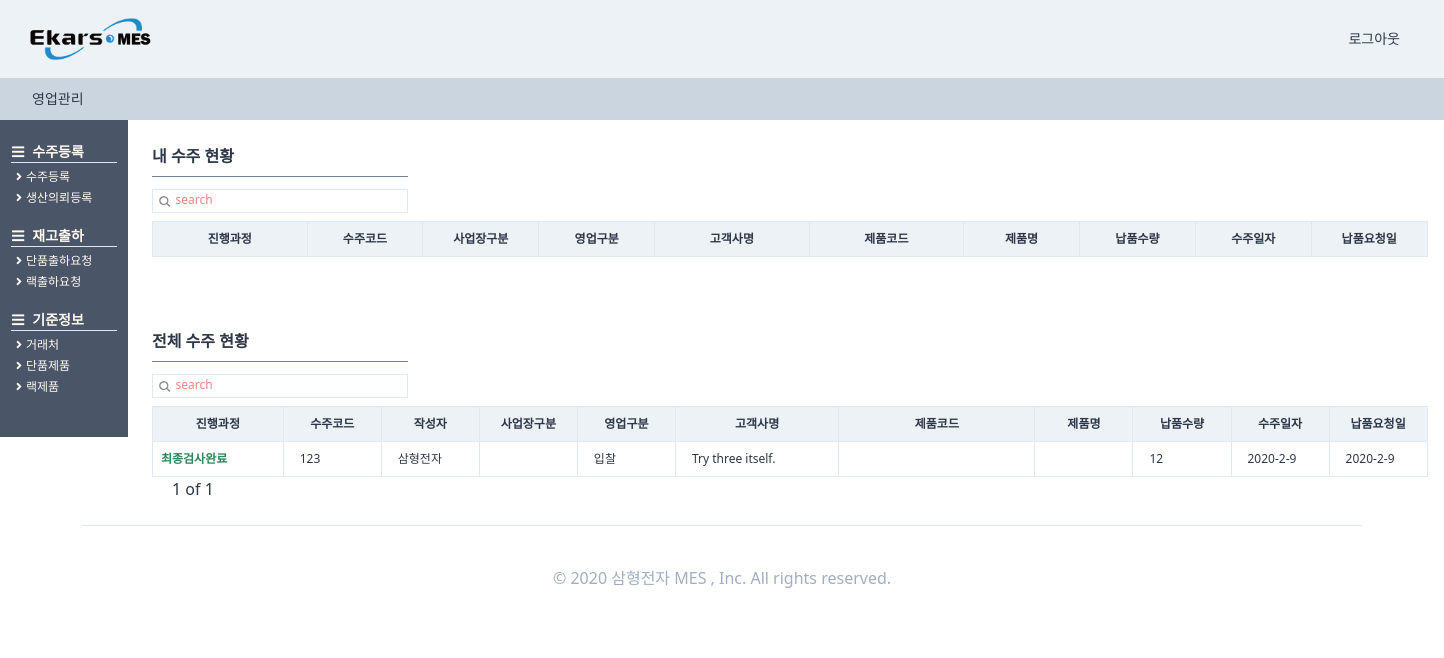
Before: /orders/ordershome/ (signed in) with the older database file.
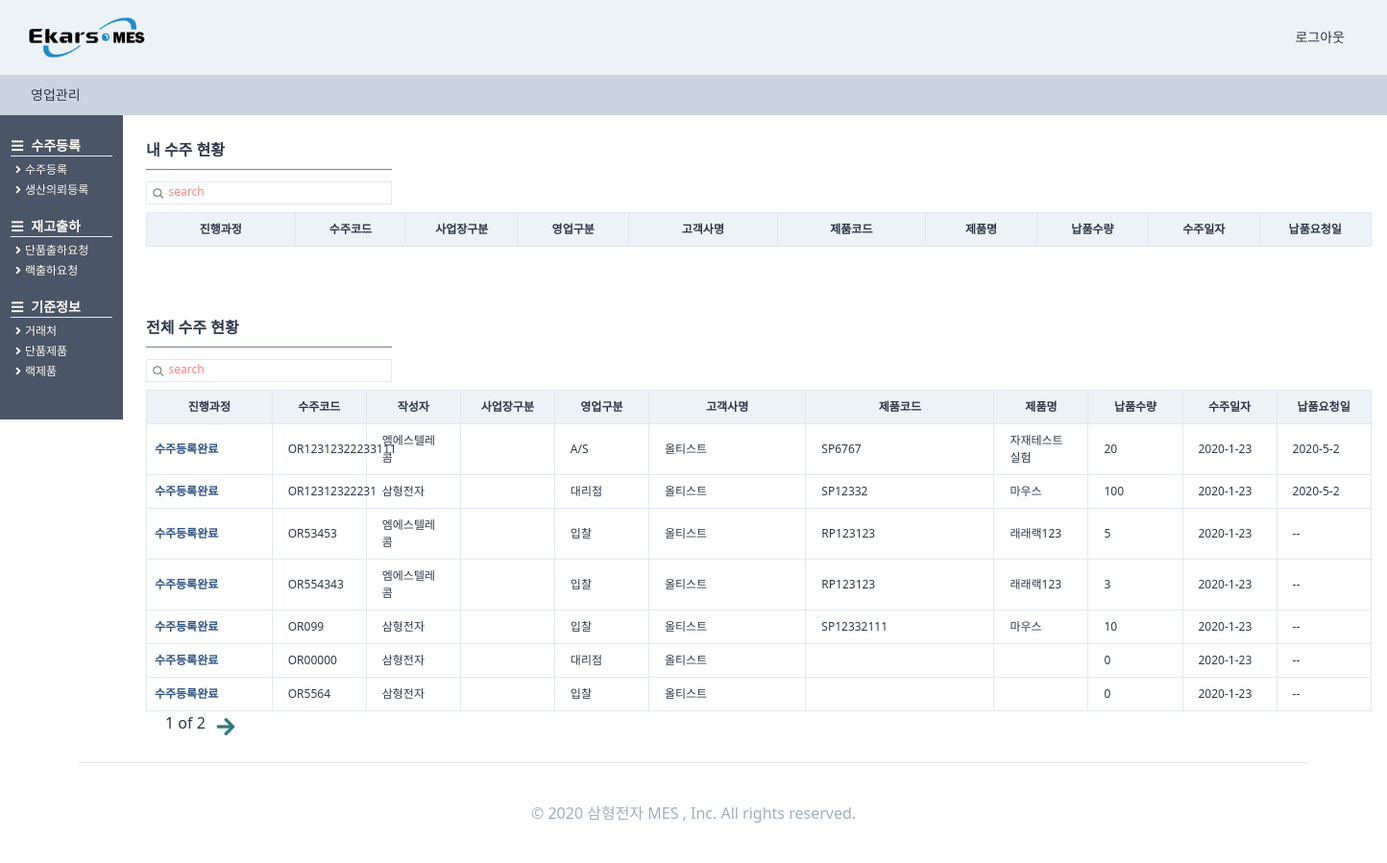
After: the same page with the newer database file.
### orders/models.py (models this page shows, shortened)
class OrderRegister(TimeStampedModel):
    입찰 = "입찰"
    대리점 = "대리점"
    AS = "A/S"
    내부계획 = "내부계획"
    영업구분_CHOICES = ((입찰, "입찰"), (대리점, "대리점"), (AS, "A/S"), (내부계획, "내부계획"))
    삼형전자 = "삼형전자"
    엠에스텔레콤 = "엠에스텔레콤"
    사업장구분_CHOICES = (
        (삼형전자, "삼형전자"),
        (엠에스텔레콤, "엠에스텔레콤"),
    )
    단품 = "단품"
    랙 = "랙"
    제품구분_CHOICES = (
        (단품, "단품"),
        (랙, "랙"),
    )
    작성자 = models.ForeignKey(
        users_models.User,
        related_name="수주등록",
        on_delete=models.SET_NULL,
        null=True,
        blank=True,
    )
    수주코드 = models.CharField(max_length=50)
    영업구분 = models.CharField(choices=영업구분_CHOICES, max_length=10, blank=True, default=입찰)
    제품구분 = models.CharField(choices=제품구분_CHOICES, max_length=10, blank=True, default=단품)
    사업장구분 = models.CharField(
        choices=사업장구분_CHOICES, max_length=10, blank=True, default=삼형전자
    )
    수주일자 = models.DateField(auto_now=False, auto_now_add=False)
    고객사명 = models.ForeignKey(
        SI_models.CustomerPartner,
        related_name="수주등록",
        on_delete=models.SET_NULL,
        null=True,
        blank=True,
    )
    현장명 = models.CharField(max_length=50)
    납품요청일 = models.DateField(auto_now=False, auto_now_add=False, blank=True, null=True)
    납품수량 = models.IntegerField()
    특이사항 = models.TextField(blank=True)
    단품모델 = models.ForeignKey(
        SI_models.SingleProduct,
        related_name="수주등록",
        on_delete=models.SET_NULL,
        null=True,
        blank=True,
    )
    랙모델 = models.ForeignKey(
        SI_models.RackProduct,
        related_name="수주등록",
        on_delete=models.SET_NULL,
        null=True,
        blank=True,
    )
    class Meta:
        verbose_name = "수주등록"
        verbose_name_plural = "수주등록"
    def process(self):
        try:
            pro = self.생산요청
            try:
                cess = self.생산요청.생산계획.현재공정
                pro = self.생산요청.생산계획.현재공정달성율
                try:
                    pro = self.생산요청.생산계획.작업지시서.작업지시서등록.최종검사
                    try:
                        pro = self.생산요청.생산계획.작업지시서.작업지시서등록.최종검사.최종검사등록
                        return "최종검사완료"
                    except:
                        return "최종검사의뢰완료"
                except:
                    return f"생산중({cess}:{pro})"
            except:
                return "생산의뢰완료"
        except:
            return "수주등록완료"

### producemanages/models.py (models this page shows, shortened)
class ProduceRegister(TimeStampedModel):
    예비작업 = "예비작업"
    조립 = "조립"
    검사 = "검사"
    현재공정_CHOICES = (
        (예비작업, "예비작업"),
        (조립, "조립"),
        (검사, "검사"),
    )
    사영 = "0%"
    사일 = "25%"
    사이 = "50%"
    사삼 = "75%"
    사사 = "100%"
    현재공정달성율_CHOICES = (
        (사영, "0%"),
        (사일, "25%"),
        (사이, "50%"),
        (사삼, "75%"),
        (사사, "100%"),
    )
    생산계획등록코드 = models.CharField(max_length=50)
    생산의뢰 = models.OneToOneField(
        orders_models.OrderProduce,
        related_name="생산계획",
        on_delete=models.SET_NULL,
        null=True,
    )
    현재공정 = models.CharField(
        choices=현재공정_CHOICES, max_length=10, null=True, blank=True, default=예비작업
    )
    현재공정달성율 = models.CharField(
        choices=현재공정달성율_CHOICES, max_length=10, null=True, blank=True, default=사영
    )
    계획생산량 = models.IntegerField(null=True)
    일일생산량 = models.IntegerField(null=True)
    누적생산량 = models.IntegerField(null=True, blank=True)
    특이사항 = models.CharField(max_length=100, null=True, blank=True)
    class Meta:
        verbose_name = "생산계획등록"
        verbose_name_plural = "생산계획등록"
    def successrate(self):
        if self.누적생산량 is None:
            return f"0%"
        else:
            rate = (self.누적생산량 / self.계획생산량) * 100
            rate = round(rate, 2)
            return f"{rate}%"
    successrate.short_description = "계획 생산량 달성율"

### StandardInformation/models.py (models this page shows, shortened)
class CustomerPartner(TimeStampedModel):
    고객 = "고객"
    대리점 = "대리점"
    공급처 = "공급처"
    거래처_CHOICES = (
        (고객, "고객"),
        (대리점, "대리점"),
        (공급처, "공급처"),
    )
    고객작성자 = models.ForeignKey(
        "users.User", related_name="고객거래처작성자", on_delete=models.SET_NULL, null=True
    )
    작성일 = models.DateField(auto_now=True, auto_now_add=False)
    거래처구분 = models.CharField(choices=거래처_CHOICES, max_length=4, default=공급처)
    거래처코드 = models.CharField(max_length=50, null=True)
    거래처명 = models.CharField(max_length=70, null=True)
    사업자등록번호 = models.CharField(max_length=50, null=True)
    고객담당자 = models.ForeignKey(
        "users.User", related_name="고객거래처담당자", on_delete=models.SET_NULL, null=True
    )
    연락처 = models.CharField(max_length=50, blank=True)
    이메일 = models.EmailField(max_length=254)
    사업장주소 = models.CharField(max_length=70, blank=True, null=True)
    사업자등록증첨부 = models.FileField(blank=True, null=True)
    특이사항 = models.TextField(blank=True, null=True)
    사용여부 = models.BooleanField(default=False)
    class Meta:
        verbose_name = "고객"
        verbose_name_plural = "고객"
    def __str__(self):
        return self.거래처명

class SingleProduct(TimeStampedModel):
    작성자 = models.ForeignKey(
        "users.User", related_name="단품제품작성자", on_delete=models.SET_NULL, null=True
    )
    작성일 = models.DateField(auto_now=True, auto_now_add=False)
    모델코드 = models.CharField(max_length=80, blank=True)
    모델명 = models.CharField(max_length=30, blank=True)
    규격 = models.CharField(max_length=80, blank=True)
    단위 = models.CharField(max_length=10, blank=True)
    단가 = models.IntegerField(null=True)
    class Meta:
        verbose_name = "단품제품"
        verbose_name_plural = "단품제품"

class RackProduct(TimeStampedModel):
    작성자 = models.ForeignKey(
        "users.User", related_name="랙제품작성자", on_delete=models.SET_NULL, null=True
    )
    작성일 = models.DateField(auto_now=True, auto_now_add=False)
    랙시리얼코드 = models.CharField(max_length=40, blank=True)
    랙모델명 = models.CharField(max_length=60, blank=True)
    규격 = models.CharField(max_length=30, blank=True)
    단위 = models.CharField(max_length=30, blank=True)
    단가 = models.IntegerField(null=True)
    class Meta:
        verbose_name = "랙제품"
        verbose_name_plural = "랙제품"

### orders/views.py (the view, shortened to what this page needs)
# urls.py: path("ordershome/", views.ordershome, name="ordershome"),
def ordershome(request):
    user = request.user
    search_m = request.GET.get("search_m")
    search = request.GET.get("search")
    if search_m is None:
        order_m = models.OrderRegister.objects.filter(작성자=user).order_by("-created")
        s_bool_m = False
    if search is None:
        order = models.OrderRegister.objects.all().order_by("-created")
        s_bool = False
    pagediv = 7
    totalpage_m = int(math.ceil(len(order_m) / pagediv))
    paginator_m = Paginator(order_m, pagediv, orphans=3)
    page_m = request.GET.get("page_m", "1")
    order_m = paginator_m.get_page(page_m)
    nextpage_m = int(page_m) + 1
    previouspage_m = int(page_m) - 1
    notsamebool_m = True
    totalpage = int(math.ceil(len(order) / pagediv))
    paginator = Paginator(order, pagediv, orphans=3)
    page = request.GET.get("page", "1")
    order = paginator.get_page(page)
    nextpage = int(page) + 1
    previouspage = int(page) - 1
    notsamebool = True
    if int(page_m) == totalpage_m:
        notsamebool_m = False
    if (search_m is None) or (search_m == ""):
        search_m = "search"
    if int(page) == totalpage:
        notsamebool = False
    if (search is None) or (search == ""):
        search = "search"
    return render(
        request,
        "orders/ordershome.html",
        {
            "order_m": order_m,
            "search_m": search_m,
            "page_m": page_m,
            "totalpage_m": totalpage_m,
            "notsamebool_m": notsamebool_m,
            "nextpage_m": nextpage_m,
            "previouspage_m": previouspage_m,
            "s_bool_m": s_bool_m,
            "order": order,
            "search": search,
            "page": page,
            "totalpage": totalpage,
            "notsamebool": notsamebool,
            "nextpage": nextpage,
            "previouspage": previouspage,
            "s_bool": s_bool,
            "최종검사완료": "최종검사완료",
            "최종검사의뢰완료": "최종검사의뢰완료",
            "수주등록완료": "수주등록완료",
            "생산의뢰완료": "생산의뢰완료",
        },
    )

### templates/orders/ordershome.html (shortened to what the changed rows need)
{%extends "base.html"%}
{%load static%}
{% block content %}
<div class="flex">
    {%block main_contens%}
    <div class="flex flex-col">
        <div class="w-11/12 h-full ml-32 -mt-6 font-semibold pt-12 flex flex-col">
            <div class="flex flex-col">
                <div class="p-6">
                    <div class="flew flex-col">
                        <table class="table-fixed font-light text-xs w-full">
                            <thead>
                                <tr>
                                    <th class="border bg-gray-200 px-2 py-2 w-32">진행과정</th>
                                    <th class="border bg-gray-200 px-4 py-2 w-24">수주코드</th>
                                    <th class="border bg-gray-200 px-4 py-2 w-24">사업장구분</th>
                                    <th class="border bg-gray-200 px-4 py-2 w-24">영업구분</th>
                                    <th class="border bg-gray-200 px-4 py-2 w-32">고객사명</th>
                                    <th class="border bg-gray-200 px-4 py-2 w-32">제품코드</th>
                                    <th class="border bg-gray-200 px-4 py-2 w-24">제품명</th>
                                    <th class="border bg-gray-200 px-4 py-2 w-24">납품수량</th>
                                    <th class="border bg-gray-200 px-4 py-2 w-24">수주일자</th>
                                    <th class="border bg-gray-200 px-4 py-2 w-24">납품요청일</th>
                                </tr>
                            </thead>
                        </table>
                    </div>
                </div>
            </div>
        </div>
        <div class="w-11/12 h-full ml-32 -mt-6 font-semibold pt-12 flex flex-col">
            <div class="flex flex-col">
                <div class="p-6">
                    <div class="flew flex-col">
                        <table class="table-fixed font-light text-xs w-full">
                            <thead>
                                <tr>
                                    <th class="border bg-gray-200 px-2 py-2 w-32">진행과정</th>
                                    <th class="border bg-gray-200 px-4 py-2 w-24">수주코드</th>
                                    <th class="border bg-gray-200 px-4 py-2 w-24">작성자</th>
                                    <th class="border bg-gray-200 px-4 py-2 w-24">사업장구분</th>
                                    <th class="border bg-gray-200 px-4 py-2 w-24">영업구분</th>
                                    <th class="border bg-gray-200 px-4 py-2 w-40">고객사명</th>
                                    <th class="border bg-gray-200 px-4 py-2 w-48">제품코드</th>
                                    <th class="border bg-gray-200 px-4 py-2 w-24">제품명</th>
                                    <th class="border bg-gray-200 px-4 py-2 w-24">납품수량</th>
                                    <th class="border bg-gray-200 px-4 py-2 w-24">수주일자</th>
                                    <th class="border bg-gray-200 px-4 py-2 w-24">납품요청일</th>
                                </tr>
                            </thead>
                            <tbody>
                                {%for list in order%}
                                <tr>
                                    <td class="border px-2 py-2 font-bold
                                        {%if list.process == 최종검사완료%}
                                        text-green-700
                                        {%endif%}
                                        {%if list.process == 수주등록완료%}
                                        text-blue-800
                                        {%endif%}
                                        text-red-700 ">
                                        {{list.process}}</td>
                                    <td class="border px-4 py-2 font-medium hover:text-blue-700 hover:font-bold"><a
                                            href="{%url "orders:orderdetail" list.pk %}">
                                            {{list.수주코드}}</a></td>
                                    <td class="border px-4 py-2">{{list.사업장구분}}</td>
                                    <td class="border px-4 py-2">{{list.작성자.first_name}}</td>
                                    <td class="border px-4 py-2">{{list.영업구분}}</td>
                                    <td class="border px-4 py-2">{{list.고객사명}}</td>
                                    {%if list.제품구분 == "단품"%}
                                    <td class="border px-4 py-2">{{list.단품모델.모델코드}}</td>
                                    <td class="border px-4 py-2">{{list.단품모델.모델명}}</td>
                                    {%else%}
                                    <td class="border px-4 py-2">{{list.랙모델.랙시리얼코드}}</td>
                                    <td class="border px-4 py-2">{{list.랙모델.랙모델명}}</td>
                                    {%endif%}
                                    <td class="border px-4 py-2">{{list.납품수량}}</td>
                                    <td class="border px-4 py-2">
                                        {{list.수주일자.year}}-{{list.수주일자.month}}-{{list.수주일자.day}}</td>
                                    <td class="border px-4 py-2">
                                        {{list.납품요청일.year}}-{{list.납품요청일.month}}-{{list.납품요청일.day}}</td>
                                </tr>
                                {%endfor%}
                            </tbody>
                        </table>
                        <div class="flex ml-2">
                            {%if totalpage != 0%}
                            <span class="mx-3 font-medium  text-base">{{page}} of
                                {{totalpage}}</span>
                            {% if notsamebool %}
                            {%if s_bool%}
                            <a href="?search={{search}}&page={{nextpage}}" class="text-teal-700"><i
                                    class="fas fa-arrow-right fa-lg mt-2"></i></a>
                            {%else%}
                            <a href="?page={{nextpage}}" class="text-teal-700"><i
                                    class="fas fa-arrow-right fa-lg mt-2"></i></a>
                            {% endif %}{% endif %}{% endif %}
                        </div>
                    </div>
                </div>
            </div>
        </div>
    </div>
    {%endblock main_contens %}
</div>
{%endblock content %}

Changed rows visible on the page:
no longer on this page (row unchanged): OrderRegister: process "최종검사완료", 수주코드 "123", 사업장구분 "삼형전자", 영업구분 "입찰", 고객사명 "Try three itself.", 납품수량 "12", 수주일자.year "2020", 수주일자.month "2", 수주일자.day "9", 납품요청일.year "2020", 납품요청일.month "2", 납품요청일.day "9"
added OrderRegister: process "수주등록완료", 수주코드 "OR12312322233111", 사업장구분 "엠에스텔레콤", 영업구분 "A/S", 고객사명 "올티스트", 단품모델.모델코드 "SP6767", 단품모델.모델명 "자재테스트실험", 납품수량 "20", 수주일자.year "2020", 수주일자.month "1", 수주일자.day "23", 납품요청일.year "2020", 납품요청일.month "5", 납품요청일.day "2"
added OrderRegister: process "수주등록완료", 수주코드 "OR12312322231", 사업장구분 "삼형전자", 영업구분 "대리점", 고객사명 "올티스트", 단품모델.모델코드 "SP12332", 단품모델.모델명 "마우스", 납품수량 "100", 수주일자.year "2020", 수주일자.month "1", 수주일자.day "23", 납품요청일.year "2020", 납품요청일.month "5", 납품요청일.day "2"
added OrderRegister: process "수주등록완료", 수주코드 "OR53453", 사업장구분 "엠에스텔레콤", 영업구분 "입찰", 고객사명 "올티스트", 랙모델.랙시리얼코드 "RP123123", 랙모델.랙모델명 "래래랙123", 납품수량 "5", 수주일자.year "2020", 수주일자.month "1", 수주일자.day "23"
added OrderRegister: process "수주등록완료", 수주코드 "OR554343", 사업장구분 "엠에스텔레콤", 영업구분 "입찰", 고객사명 "올티스트", 랙모델.랙시리얼코드 "RP123123", 랙모델.랙모델명 "래래랙123", 납품수량 "3", 수주일자.year "2020", 수주일자.month "1", 수주일자.day "23"
added OrderRegister: process "수주등록완료", 수주코드 "OR099", 사업장구분 "삼형전자", 영업구분 "입찰", 고객사명 "올티스트", 단품모델.모델코드 "SP12332111", 단품모델.모델명 "마우스", 납품수량 "10", 수주일자.year "2020", 수주일자.month "1", 수주일자.day "23"
added OrderRegister: process "수주등록완료", 수주코드 "OR00000", 사업장구분 "삼형전자", 영업구분 "대리점", 고객사명 "올티스트", 납품수량 "0", 수주일자.year "2020", 수주일자.month "1", 수주일자.day "23"
added OrderRegister: process "수주등록완료", 수주코드 "OR5564", 사업장구분 "삼형전자", 영업구분 "입찰", 고객사명 "올티스트", 납품수량 "0", 수주일자.year "2020", 수주일자.month "1", 수주일자.day "23"
Other visible differences:
{{ totalpage }}: "1" → "2"
